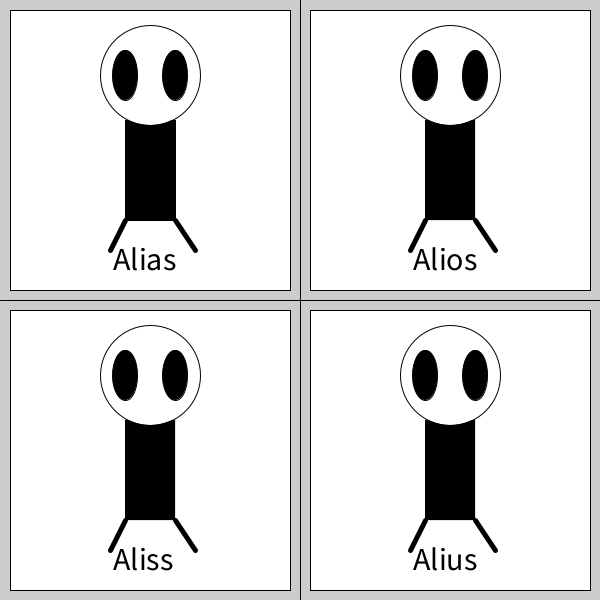
Frame 1 (no input)
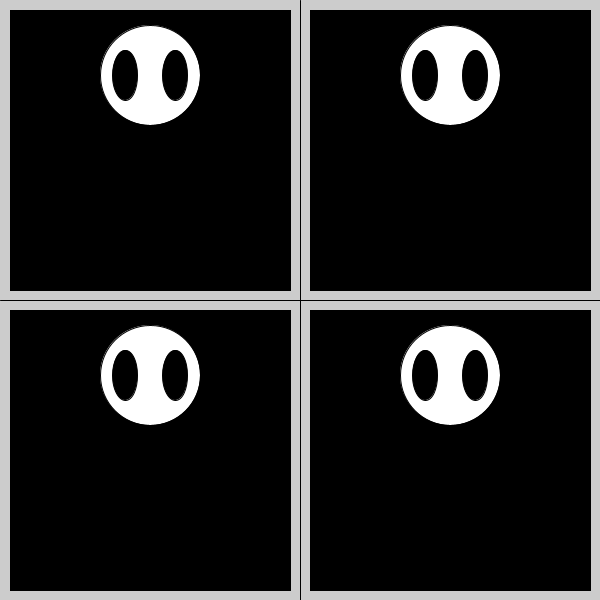
Frame 2 (the mouse pressed at the canvas centre, redrawn once)

The Processing sketch that drew these frames (run headless with seeded random() and noise(); the mouse was pressed at the canvas centre and the sketch redrawn once):

// Processing sketch: sketch_200918a_Four_times_A_Alien
// ── sketch_200918a_Four_times_A_Alien.pde
void setup(){
  size(600,600);
  noLoop(); 
}

void draw(){
//Make frame behind alien
  frameFunction(0,0);
  frameFunction(300,0);

  frameFunction(0,300);
  frameFunction(300,300);

//divide screen in 4 squares
  line(300,0,300,600);
  line(0,300,600,300);

  alien(0,0,"Alias");
  alien(300,0,"Alios");
  alien(300,300,"Alius");
  alien(0,300, "Aliss");

}

void alien(int x,int y, String n){
  body(x,y);
  head(x,y);
  eyes(x,y);
  legs(x,y);
  txt(x,y,n);
}

void body(int x,int y)
{
//make body and color black
  fill(0,0,0);
  rect(125+x,120+y,50,100);
}

void head(int x, int y)
{
//make head and color white
  strokeWeight(1);
  fill(255,255,255);
  circle(150+x,75+y,100);
  fill(0,0,0);
}

void eyes(int x, int y)
{
//Make eyes and color black
  ellipse(125+x,75+y,25,50);
  ellipse(175+x,75+y,25,50);
}

void legs(int x, int y)
{
//make legs and thick
  strokeWeight(5);
  line(125+x,220+y,110+x,250+y);
  line(175+x,220+y,195+x,250+y);
  //ryd op efter sig selv.  
  strokeWeight(0);
}  

void txt(int x,int y,String n)
{
  textSize(32);
  text(n, 112.5+x, 270+y);
}

void frameFunction(int x, int y){
  rect(10+x,10+y,280,280);
}
